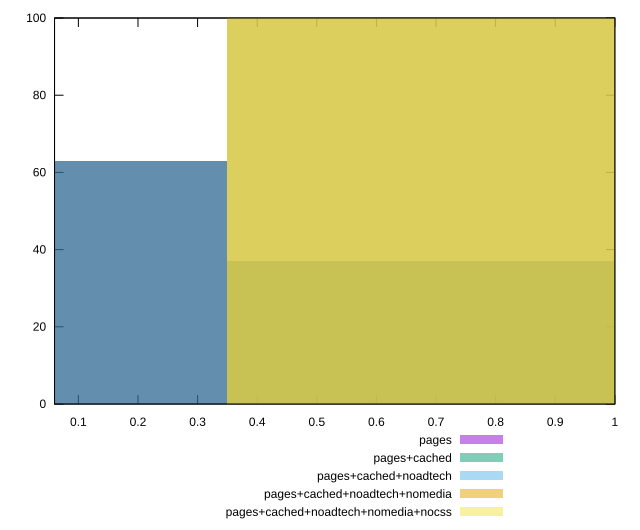

Write gnuplot code to recreate this figure.
reset

$pages <<EOF
0.6981703989794913 37
0 63
EOF

$pagesCached <<EOF
0 63
0.6981703989794913 37
EOF

$pagesCachedNoadtech <<EOF
0.6981703989794913 100
EOF

$pagesCachedNoadtechNomedia <<EOF
0.6981703989794913 100
EOF

$pagesCachedNoadtechNomediaNocss <<EOF
0.6981703989794913 100
EOF

set key outside below
set boxwidth 0.6981703989794913
set xrange [0.06:1]
set yrange [0:100]
set trange [0:100]
set style fill transparent solid 0.5 noborder
set terminal svg size 640, 530 enhanced background rgb 'white'
set output "report_00018_2021-02-10T15-25-16.877Z/max-potential-fid/comparison/histogram/all_score.svg"

plot $pages title "pages" with boxes, \
     $pagesCached title "pages+cached" with boxes, \
     $pagesCachedNoadtech title "pages+cached+noadtech" with boxes, \
     $pagesCachedNoadtechNomedia title "pages+cached+noadtech+nomedia" with boxes, \
     $pagesCachedNoadtechNomediaNocss title "pages+cached+noadtech+nomedia+nocss" with boxes

reset
